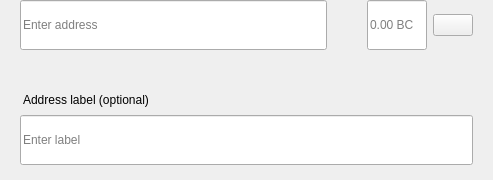
<?xml version="1.0" encoding="UTF-8"?>
<ui version="4.0">
 <class>SendMultiRow</class>
 <widget class="QWidget" name="SendMultiRow">
  <property name="geometry">
   <rect>
    <x>0</x>
    <y>0</y>
    <width>493</width>
    <height>180</height>
   </rect>
  </property>
  <property name="minimumSize">
   <size>
    <width>0</width>
    <height>0</height>
   </size>
  </property>
  <property name="maximumSize">
   <size>
    <width>16777215</width>
    <height>16777215</height>
   </size>
  </property>
  <property name="windowTitle">
   <string>Form</string>
  </property>
  <layout class="QVBoxLayout" name="verticalLayout_3">
   <property name="spacing">
    <number>0</number>
   </property>
   <property name="leftMargin">
    <number>0</number>
   </property>
   <property name="topMargin">
    <number>0</number>
   </property>
   <property name="rightMargin">
    <number>20</number>
   </property>
   <property name="bottomMargin">
    <number>5</number>
   </property>
   <item alignment="Qt::AlignTop">
    <widget class="QWidget" name="widget" native="true">
     <property name="sizePolicy">
      <sizepolicy hsizetype="Expanding" vsizetype="Maximum">
       <horstretch>0</horstretch>
       <verstretch>0</verstretch>
      </sizepolicy>
     </property>
     <property name="minimumSize">
      <size>
       <width>0</width>
       <height>60</height>
      </size>
     </property>
     <property name="maximumSize">
      <size>
       <width>16777215</width>
       <height>85</height>
      </size>
     </property>
     <layout class="QHBoxLayout" name="horizontalLayout" stretch="6,0,2">
      <property name="spacing">
       <number>0</number>
      </property>
      <property name="leftMargin">
       <number>8</number>
      </property>
      <property name="topMargin">
       <number>0</number>
      </property>
      <property name="rightMargin">
       <number>0</number>
      </property>
      <property name="bottomMargin">
       <number>0</number>
      </property>
      <item alignment="Qt::AlignTop">
       <widget class="QStackedWidget" name="stackedAddress">
        <property name="minimumSize">
         <size>
          <width>0</width>
          <height>50</height>
         </size>
        </property>
        <property name="maximumSize">
         <size>
          <width>16777215</width>
          <height>50</height>
         </size>
        </property>
        <widget class="QWidget" name="page_4">
         <property name="sizePolicy">
          <sizepolicy hsizetype="Expanding" vsizetype="Preferred">
           <horstretch>0</horstretch>
           <verstretch>0</verstretch>
          </sizepolicy>
         </property>
         <property name="minimumSize">
          <size>
           <width>0</width>
           <height>50</height>
          </size>
         </property>
         <property name="maximumSize">
          <size>
           <width>16777215</width>
           <height>55</height>
          </size>
         </property>
         <layout class="QVBoxLayout" name="verticalLayout_7">
          <property name="spacing">
           <number>0</number>
          </property>
          <property name="leftMargin">
           <number>12</number>
          </property>
          <property name="topMargin">
           <number>0</number>
          </property>
          <property name="rightMargin">
           <number>0</number>
          </property>
          <property name="bottomMargin">
           <number>0</number>
          </property>
          <item>
           <widget class="QLineEdit" name="lineEditAddress">
            <property name="minimumSize">
             <size>
              <width>0</width>
              <height>50</height>
             </size>
            </property>
            <property name="maximumSize">
             <size>
              <width>16777215</width>
              <height>50</height>
             </size>
            </property>
            <property name="placeholderText">
             <string>Enter address</string>
            </property>
           </widget>
          </item>
         </layout>
        </widget>
        <widget class="QWidget" name="page_3"/>
       </widget>
      </item>
      <item>
       <spacer name="horizontalSpacer_3">
        <property name="orientation">
         <enum>Qt::Horizontal</enum>
        </property>
        <property name="sizeType">
         <enum>QSizePolicy::Fixed</enum>
        </property>
        <property name="sizeHint" stdset="0">
         <size>
          <width>40</width>
          <height>20</height>
         </size>
        </property>
       </spacer>
      </item>
      <item>
       <layout class="QHBoxLayout" name="horizontalLayout_2">
        <property name="spacing">
         <number>6</number>
        </property>
        <item alignment="Qt::AlignTop">
         <widget class="QLineEdit" name="lineEditAmount">
          <property name="sizePolicy">
           <sizepolicy hsizetype="Expanding" vsizetype="Preferred">
            <horstretch>0</horstretch>
            <verstretch>0</verstretch>
           </sizepolicy>
          </property>
          <property name="minimumSize">
           <size>
            <width>0</width>
            <height>50</height>
           </size>
          </property>
          <property name="maximumSize">
           <size>
            <width>16777215</width>
            <height>50</height>
           </size>
          </property>
          <property name="maxLength">
           <number>17</number>
          </property>
          <property name="alignment">
           <set>Qt::AlignLeading|Qt::AlignLeft|Qt::AlignVCenter</set>
          </property>
          <property name="placeholderText">
           <string notr="true">0.00 BC</string>
          </property>
         </widget>
        </item>
        <item>
         <layout class="QVBoxLayout" name="verticalLayout">
          <property name="topMargin">
           <number>14</number>
          </property>
          <property name="bottomMargin">
           <number>0</number>
          </property>
          <item alignment="Qt::AlignTop">
           <widget class="QPushButton" name="btnMenu">
            <property name="minimumSize">
             <size>
              <width>0</width>
              <height>0</height>
             </size>
            </property>
            <property name="maximumSize">
             <size>
              <width>16777215</width>
              <height>16777215</height>
             </size>
            </property>
            <property name="focusPolicy">
             <enum>Qt::NoFocus</enum>
            </property>
            <property name="text">
             <string/>
            </property>
           </widget>
          </item>
         </layout>
        </item>
       </layout>
      </item>
     </layout>
    </widget>
   </item>
   <item>
    <widget class="QWidget" name="layoutLabel" native="true">
     <property name="minimumSize">
      <size>
       <width>0</width>
       <height>0</height>
      </size>
     </property>
     <property name="maximumSize">
      <size>
       <width>16777215</width>
       <height>16777215</height>
      </size>
     </property>
     <layout class="QVBoxLayout" name="verticalLayout_9">
      <property name="spacing">
       <number>6</number>
      </property>
      <property name="leftMargin">
       <number>20</number>
      </property>
      <property name="topMargin">
       <number>0</number>
      </property>
      <property name="rightMargin">
       <number>0</number>
      </property>
      <property name="bottomMargin">
       <number>10</number>
      </property>
      <item>
       <spacer name="verticalSpacer">
        <property name="orientation">
         <enum>Qt::Vertical</enum>
        </property>
        <property name="sizeType">
         <enum>QSizePolicy::Fixed</enum>
        </property>
        <property name="sizeHint" stdset="0">
         <size>
          <width>20</width>
          <height>20</height>
         </size>
        </property>
       </spacer>
      </item>
      <item>
       <widget class="QLabel" name="labelSubtitleDescription">
        <property name="styleSheet">
         <string notr="true">margin-bottom:2px;
margin-left:0.05px;
padding:0px;</string>
        </property>
        <property name="text">
         <string>Address label (optional)</string>
        </property>
       </widget>
      </item>
      <item>
       <widget class="QLineEdit" name="lineEditDescription">
        <property name="minimumSize">
         <size>
          <width>0</width>
          <height>50</height>
         </size>
        </property>
        <property name="maximumSize">
         <size>
          <width>16777215</width>
          <height>50</height>
         </size>
        </property>
        <property name="placeholderText">
         <string>Enter label</string>
        </property>
       </widget>
      </item>
     </layout>
    </widget>
   </item>
  </layout>
 </widget>
 <resources/>
 <connections/>
</ui>
